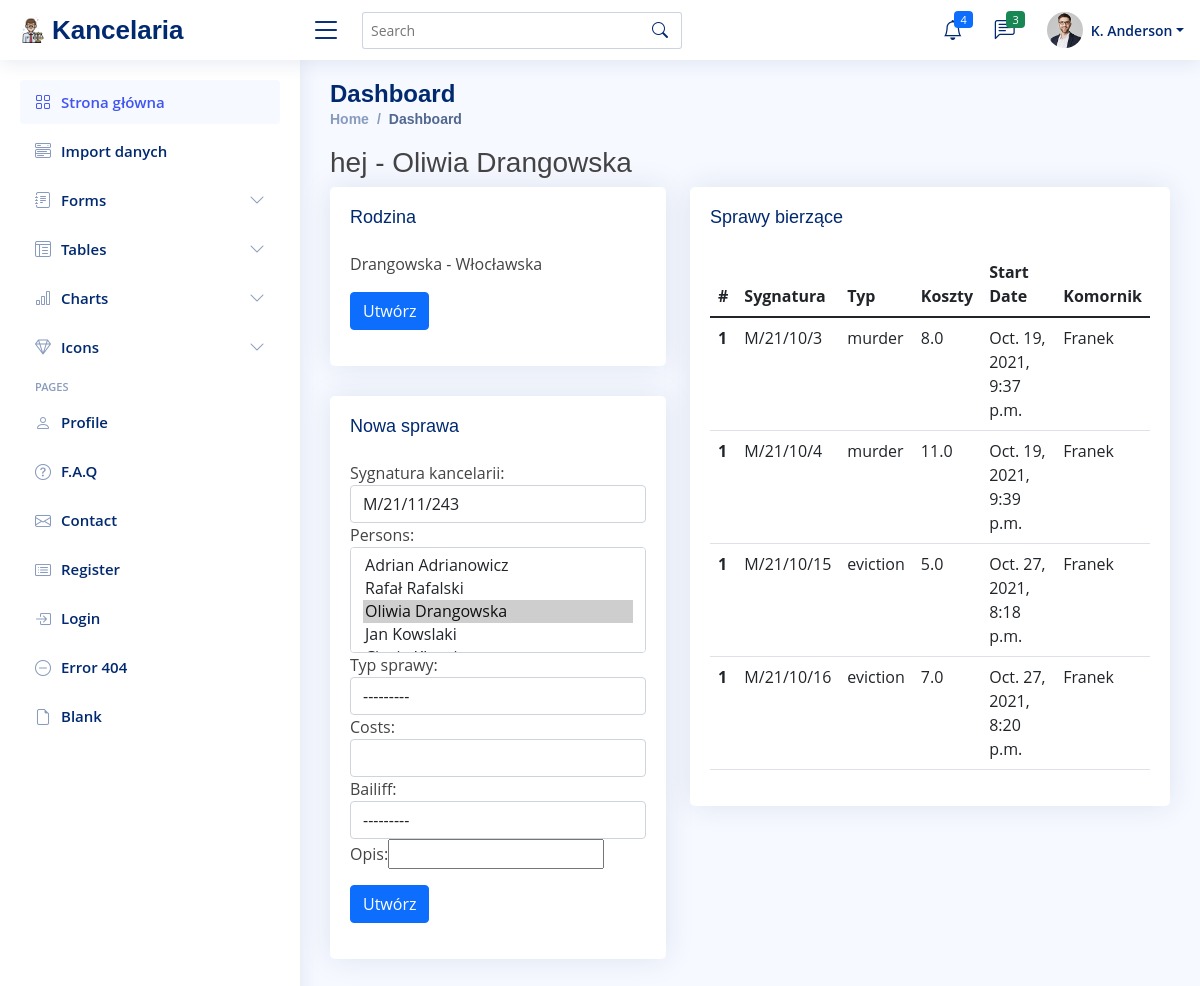
The app's page /person/3 with its own data.
### register/models.py (models this page shows, shortened)
class Person(models.Model):
    first_name = models.CharField(max_length=30, null=True, blank=True, verbose_name='imię')
    last_name = models.CharField(max_length=60, verbose_name='nazwisko')
    address = models.CharField(max_length=60, null=True, blank=True, verbose_name='adres')
    phone = models.CharField(max_length=30, null=True, blank=True, verbose_name='numer telefonu')
    date_created = models.DateTimeField(auto_now_add=True)
    note = models.CharField(max_length=30, null=True, blank=True, verbose_name='notatka')
    def __str__(self):
        return f"{self.first_name} {self.last_name}"

class Family(models.Model):
    name = models.CharField(max_length=200)
    persons = models.ManyToManyField(Person)
    def __str__(self):
        return f"{self.name}"

class Case(models.Model):
    TYPE = (('eviction', 'eksmisja'), ('murder', 'morderstwo'))
    signature = models.CharField(max_length=30, null=True, blank=True, unique=True,
                                 verbose_name='sygnatura kancelarii'
                                 )
    persons = models.ManyToManyField(Person)
    companies = models.ManyToManyField(Company)
    type = models.CharField(max_length=60, choices=TYPE, null=True, blank=True, verbose_name='typ sprawy', default=None)
    result = models.CharField(max_length=60, blank=True, null=True, verbose_name='wynik sprawy')
    create_date = models.DateTimeField(auto_now_add=True, null=True, blank=True)
    costs = models.FloatField(null=True, blank=True)
    bailiff = models.ForeignKey(Bailiff, null=True, blank=True, on_delete=models.SET_NULL, default=None)
    description = models.CharField(max_length=250, null=True, blank=True, verbose_name='opis', default=None)

class Bailiff(models.Model):
    name = models.CharField(max_length=60)
    def __str__(self):
        return f"{self.name}"

### register/views.py (the view, shortened to what this page needs)
# urls.py: path('person', views.person, name='persons'),
def person(request, pk=0):
    if request.method == 'GET':
        if pk:
            find = Person.objects.get(pk=pk)
            ff = Family.objects.filter(persons=find)
            begin_of_month = date.today().replace(day=1)
            gen = Case.objects.filter(create_date__gte=begin_of_month).count()+1
            cases = Case.objects.filter(persons__pk=pk)
            new_case_form = CaseForm(
                initial={
                    'signature': f'M/{datetime.now().strftime("%y/%m")}/{gen}',
                    'persons': find
                }
            )
            context = {
                'person': find,
                'family': ff,
                'new_case': new_case_form,
                'cases': cases,
            }
            return render(request, 'person/selected.html', context)
        else:
            context = {
                'persons': Person.objects.all()
            }
            return render(request, 'person/list.html', context)

### register/forms.py
class CaseForm(forms.ModelForm):
    class Meta:
        model = Case
        exclude = ['date_created', 'result', 'companies']
        widgets = {
            'signature': TextInput(attrs={'class': 'form-control'}),
            'costs': NumberInput(attrs={'class': 'form-control'}),
            'type': Select(attrs={'class': 'form-control'}),
            'bailiff': Select(attrs={'class': 'form-control'}),
            'persons': SelectMultiple(attrs={'class': 'form-control'}),
        }

### register/templates/person/selected.html (shortened to what this page needs)
{% extends 'base.html' %}
{% block content %}
<h3>hej - {{ person }}</h3>
<div class="row">
    <div class="col-5">
        <div class="card">
            <div class="card-body">
                <h5 class="card-title">Rodzina  </h5>
                <form action="{% url 'register:family' %}" method="POST">
                    {% for field in family %}
                    <div class="col">
                        {{ field }}
                    </div>
                    {% endfor %}
                    <button type="submit" class="btn btn-primary my-3">Utwórz</button>
                </form>
            </div>
        </div>
        <div class="card">
            <div class="card-body">
                <h5 class="card-title">Nowa sprawa</h5>
                <form action="{% url 'register:case' %}" method="POST">
                    {{ new_case }}
                    <button type="submit" class="btn btn-primary my-3">Utwórz</button>
                </form>
            </div>
        </div>
    </div>
    <div class="col-7">
        <div class="card">
            <div class="card-body">
                <h5 class="card-title">Sprawy bierzące</h5>
                <table class="table">
                    <thead>
                    <tr>
                        <th scope="col">#</th>
                        <th scope="col">Sygnatura</th>
                        <th scope="col">Typ</th>
                        <th scope="col">Koszty</th>
                        <th scope="col">Start Date</th>
                        <th scope="col">Komornik</th>
                    </tr>
                    </thead>
                    <tbody>
                    {% for case in cases %}
                    <tr>
                        <th scope="row">1</th>
                        <td>{{ case.signature }}</td>
                        <td>{{ case.type }}</td>
                        <td>{{ case.costs }}</td>
                        <td>{{ case.create_date }}</td>
                        <td>{{ case.bailiff }}</td>
                    </tr>
                    {% endfor %}
                </table>
            </div>
        </div>
    </div>
</div>
{% endblock %}

### register/static/css/style.css (style rules this page uses)
:root { scroll-behavior: smooth; }
body { font-family: "Open Sans", sans-serif; background: #f6f9ff; color: #444444; }
h1, h2, h3, h4, h5, h6 { font-family: "Nunito", sans-serif; }
.card { margin-bottom: 30px; border: none; border-radius: 5px; box-shadow: 0px 0 30px rgba(1, 41, 112, 0.1); overflow: hidden; }
.card-title { padding: 20px 0 15px 0; font-size: 18px; font-weight: 500; color: #012970; font-family: "Poppins", sans-serif; }
.card-body { padding: 0 20px 20px 20px; }

### records on screen
Person: first_name+last_name "Oliwia Drangowska"
Family: name "Drangowska - Włocławska"
Case: signature "M/21/10/3", type "murder", costs "8.0", create_date "Oct. 19, 2021, 9:37 p.m.", bailiff "Franek"
Case: signature "M/21/10/4", type "murder", costs "11.0", create_date "Oct. 19, 2021, 9:39 p.m.", bailiff "Franek"
Case: signature "M/21/10/15", type "eviction", costs "5.0", create_date "Oct. 27, 2021, 8:18 p.m.", bailiff "Franek"
Case: signature "M/21/10/16", type "eviction", costs "7.0", create_date "Oct. 27, 2021, 8:20 p.m.", bailiff "Franek"
